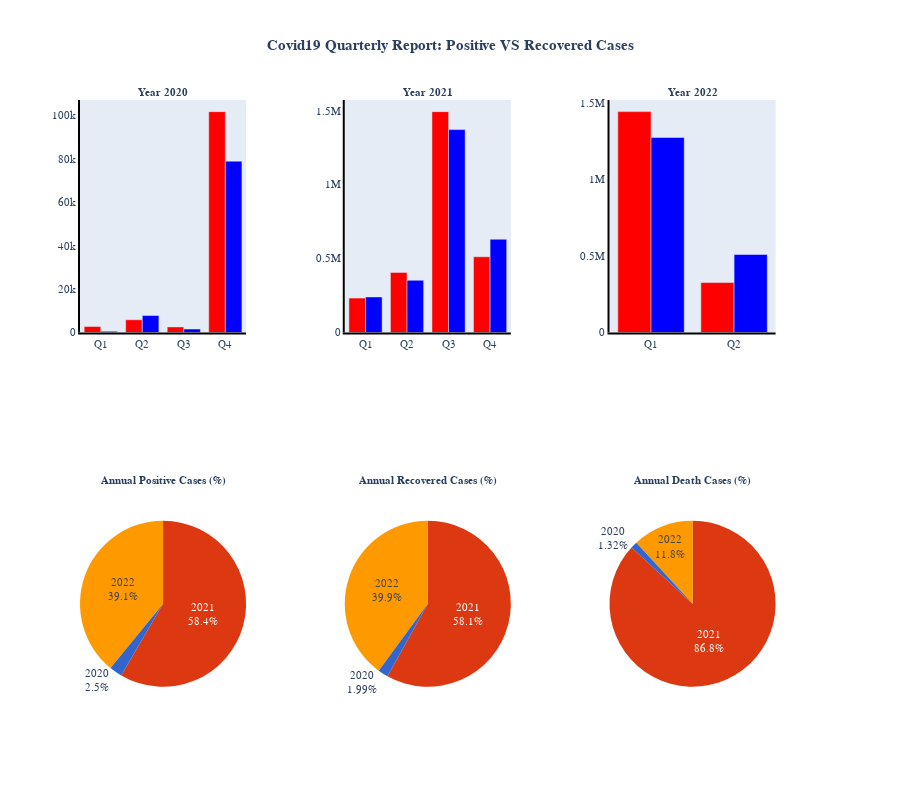

The cell this chart's notebook holds for it:
### Code cell
fig = make_subplots(rows=2, cols=3, specs=[[{'secondary_y': True},{'secondary_y': True},
                                            {'secondary_y': True}],
                                          [{"type": "domain"},{"type": "domain"},
                                           {"type": "domain"}]],
                    
subplot_titles=('<b>Year 2020</b>','<b>Year 2021</b>','<b>Year 2022</b>',
                '<b>Annual Positive Cases (%)</b>','<b>Annual Recovered Cases (%)</b>',
                '<b>Annual Death Cases (%)</b>'))
colors = ['#3366CC', '#DC3912', '#FF9900', '#109618', '#990099', '#0099C6', '#DD4477', '#66AA00', '#B82E2E', '#316395']
#Graph 1
fig.append_trace(go.Bar(x = q_graph_2020['Year'], y = q_graph_2020['Cases Positive'],
                        name='Cases Positive',marker_color='red'),row=1, col=1)
fig.append_trace(go.Bar(x = q_graph_2020['Year'], y = q_graph_2020['Cases Recovered'],
                        name='Cases Recovered',marker_color='blue'),row=1, col=1)
#Graph 2
fig.append_trace(go.Bar(x = q_graph_2021['Year'], y = q_graph_2021['Cases Positive'],
                        name='Cases Positive',marker_color='red'),row=1, col=2)
fig.append_trace(go.Bar(x = q_graph_2021['Year'], y = q_graph_2021['Cases Recovered'],
                        name='Cases Recovered',marker_color='blue'),row=1, col=2)
#Graph 3
fig.append_trace(go.Bar(x = q_graph_2022['Year'], y = q_graph_2022['Cases Positive'],
                        name='Cases Positive',marker_color='red'),row=1, col=3)
fig.append_trace(go.Bar(x = q_graph_2022['Year'], y = q_graph_2022['Cases Recovered'],
                        name='Cases Recovered',marker_color='blue'),row=1, col=3)
#Graph 4
fig.add_trace(go.Pie(values=df_mas_yearly['cases_new'],labels=df_mas_yearly['Year'],
                     textinfo='label+percent',marker=dict(colors=colors)),row=2, col=1)
#Graph 5
fig.add_trace(go.Pie(values=df_mas_yearly['cases_recovered'],labels=df_mas_yearly['Year'],
                     textinfo='label+percent',marker=dict(colors=colors)),row=2, col=2)
#Graph 6
fig.add_trace(go.Pie(values=df_mas_yearly['deaths_new'],labels=df_mas_yearly['Year'],
                     textinfo='label+percent',marker=dict(colors=colors)),row=2, col=3)

#Update Fonts & Size
fig.update_annotations(font=dict(family="Helvetica", size=11))
fig.update_layout(font=dict(family="Helvetica", size=11))
fig.update_layout(height=800,showlegend=False,
                  title_text='<b>Covid19 Quarterly Report: Positive VS Recovered Cases</b>',
                  title_x=0.5)
fig.update_xaxes(showgrid=False, zeroline=False, showline=True, linewidth=2, linecolor='black')
fig.update_yaxes(showgrid=False, zeroline=False, showline=True, linewidth=2, linecolor='black')

#Plotting the graph
fig.show()

### Figure 1 — Plotly figure (JSON) as saved in the notebook; plotly's stock layout.template omitted (floating-point values rounded to 4 significant figures)
{"data": [{"marker": {"color": "red"}, "name": "Cases Positive", "type": "bar", "x": ["Q1", "Q2", "Q3", "Q4"], "xaxis": "x", "y": [2766, 5873, 2585, 101786], "yaxis": "y"}, {"marker": {"color": "blue"}, "name": "Cases Recovered", "type": "bar", "x": ["Q1", "Q2", "Q3", "Q4"], "xaxis": "x", "y": [536, 7817, 1613, 78974], "yaxis": "y"}, {"marker": {"color": "red"}, "name": "Cases Positive", "type": "bar", "x": ["Q1", "Q2", "Q3", "Q4"], "xaxis": "x2", "y": [232490, 406479, 1493716, 512391], "yaxis": "y3"}, {"marker": {"color": "blue"}, "name": "Cases Recovered", "type": "bar", "x": ["Q1", "Q2", "Q3", "Q4"], "xaxis": "x2", "y": [240683, 353056, 1372144, 630555], "yaxis": "y3"}, {"marker": {"color": "red"}, "name": "Cases Positive", "type": "bar", "x": ["Q1", "Q2"], "xaxis": "x3", "y": [1443833, 326471], "yaxis": "y5"}, {"marker": {"color": "blue"}, "name": "Cases Recovered", "type": "bar", "x": ["Q1", "Q2"], "xaxis": "x3", "y": [1274704, 509985], "yaxis": "y5"}, {"domain": {"x": [0, 0.2244], "y": [0, 0.375]}, "labels": ["2020", "2021", "2022"], "marker": {"colors": ["#3366CC", "#DC3912", "#FF9900", "#109618", "#990099", "#0099C6", "#DD4477", "#66AA00", "#B82E2E", "#316395"]}, "textinfo": "label+percent", "type": "pie", "values": [113010, 2645076, 1770304]}, {"domain": {"x": [0.3578, 0.5822], "y": [0, 0.375]}, "labels": ["2020", "2021", "2022"], "marker": {"colors": ["#3366CC", "#DC3912", "#FF9900", "#109618", "#990099", "#0099C6", "#DD4477", "#66AA00", "#B82E2E", "#316395"]}, "textinfo": "label+percent", "type": "pie", "values": [88940, 2596438, 1784689]}, {"domain": {"x": [0.7156, 0.94], "y": [0, 0.375]}, "labels": ["2020", "2021", "2022"], "marker": {"colors": ["#3366CC", "#DC3912", "#FF9900", "#109618", "#990099", "#0099C6", "#DD4477", "#66AA00", "#B82E2E", "#316395"]}, "textinfo": "label+percent", "type": "pie", "values": [471, 31016, 4229]}], "layout": {"annotations": [{"font": {"family": "Helvetica", "size": 11}, "showarrow": false, "text": "<b>Year 2020</b>", "x": 0.1122, "xanchor": "center", "xref": "paper", "y": 1, "yanchor": "bottom", "yref": "paper"}, {"font": {"family": "Helvetica", "size": 11}, "showarrow": false, "text": "<b>Year 2021</b>", "x": 0.47, "xanchor": "center", "xref": "paper", "y": 1, "yanchor": "bottom", "yref": "paper"}, {"font": {"family": "Helvetica", "size": 11}, "showarrow": false, "text": "<b>Year 2022</b>", "x": 0.8278, "xanchor": "center", "xref": "paper", "y": 1, "yanchor": "bottom", "yref": "paper"}, {"font": {"family": "Helvetica", "size": 11}, "showarrow": false, "text": "<b>Annual Positive Cases (%)</b>", "x": 0.1122, "xanchor": "center", "xref": "paper", "y": 0.375, "yanchor": "bottom", "yref": "paper"}, {"font": {"family": "Helvetica", "size": 11}, "showarrow": false, "text": "<b>Annual Recovered Cases (%)</b>", "x": 0.47, "xanchor": "center", "xref": "paper", "y": 0.375, "yanchor": "bottom", "yref": "paper"}, {"font": {"family": "Helvetica", "size": 11}, "showarrow": false, "text": "<b>Annual Death Cases (%)</b>", "x": 0.8278, "xanchor": "center", "xref": "paper", "y": 0.375, "yanchor": "bottom", "yref": "paper"}], "font": {"family": "Helvetica", "size": 11}, "height": 800, "showlegend": false, "title": {"text": "<b>Covid19 Quarterly Report: Positive VS Recovered Cases</b>", "x": 0.5}, "xaxis": {"anchor": "y", "domain": [0, 0.2244], "linecolor": "black", "linewidth": 2, "showgrid": false, "showline": true, "zeroline": false}, "xaxis2": {"anchor": "y3", "domain": [0.3578, 0.5822], "linecolor": "black", "linewidth": 2, "showgrid": false, "showline": true, "zeroline": false}, "xaxis3": {"anchor": "y5", "domain": [0.7156, 0.94], "linecolor": "black", "linewidth": 2, "showgrid": false, "showline": true, "zeroline": false}, "yaxis": {"anchor": "x", "domain": [0.625, 1], "linecolor": "black", "linewidth": 2, "showgrid": false, "showline": true, "zeroline": false}, "yaxis2": {"anchor": "x", "linecolor": "black", "linewidth": 2, "overlaying": "y", "showgrid": false, "showline": true, "side": "right", "zeroline": false}, "yaxis3": {"anchor": "x2", "domain": [0.625, 1], "linecolor": "black", "linewidth": 2, "showgrid": false, "showline": true, "zeroline": false}, "yaxis4": {"anchor": "x2", "linecolor": "black", "linewidth": 2, "overlaying": "y3", "showgrid": false, "showline": true, "side": "right", "zeroline": false}, "yaxis5": {"anchor": "x3", "domain": [0.625, 1], "linecolor": "black", "linewidth": 2, "showgrid": false, "showline": true, "zeroline": false}, "yaxis6": {"anchor": "x3", "linecolor": "black", "linewidth": 2, "overlaying": "y5", "showgrid": false, "showline": true, "side": "right", "zeroline": false}}}
